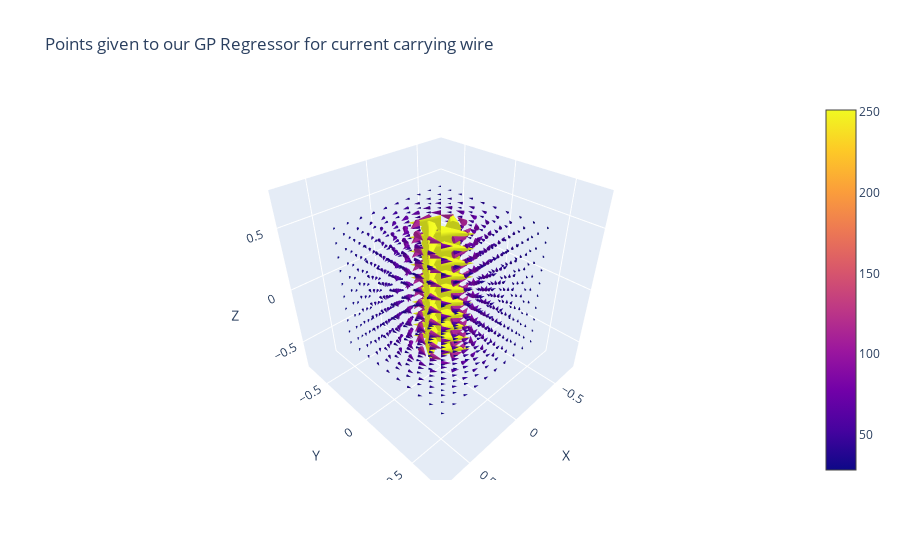

The notebook cell saved with this chart:
### Code cell
sampled_outputs_wire = sample_field(outputs_wire, n_samples=1000)
plotter(sampled_outputs_wire, 
        title = 'Points given to our GP Regressor for current carrying wire')

### Figure 1 — Plotly figure (JSON) as saved in the notebook; plotly's stock layout.template omitted (floating-point values rounded to 4 significant figures; data arrays with more than 128 entries replaced by an {"elided": "..."} marker saying what was removed)
{"data": [{"anchor": "tail", "sizemode": "scaled", "sizeref": 2, "type": "cone", "u": {"elided": "1000 float values"}, "v": {"elided": "1000 float values"}, "w": {"elided": "1000 float values"}, "x": {"elided": "1000 float values"}, "y": {"elided": "1000 float values"}, "z": {"elided": "1000 float values"}}], "layout": {"scene": {"xaxis": {"title": {"text": "X"}}, "yaxis": {"title": {"text": "Y"}}, "zaxis": {"title": {"text": "Z"}}}, "title": {"text": "Points given to our GP Regressor for current carrying wire"}}}
